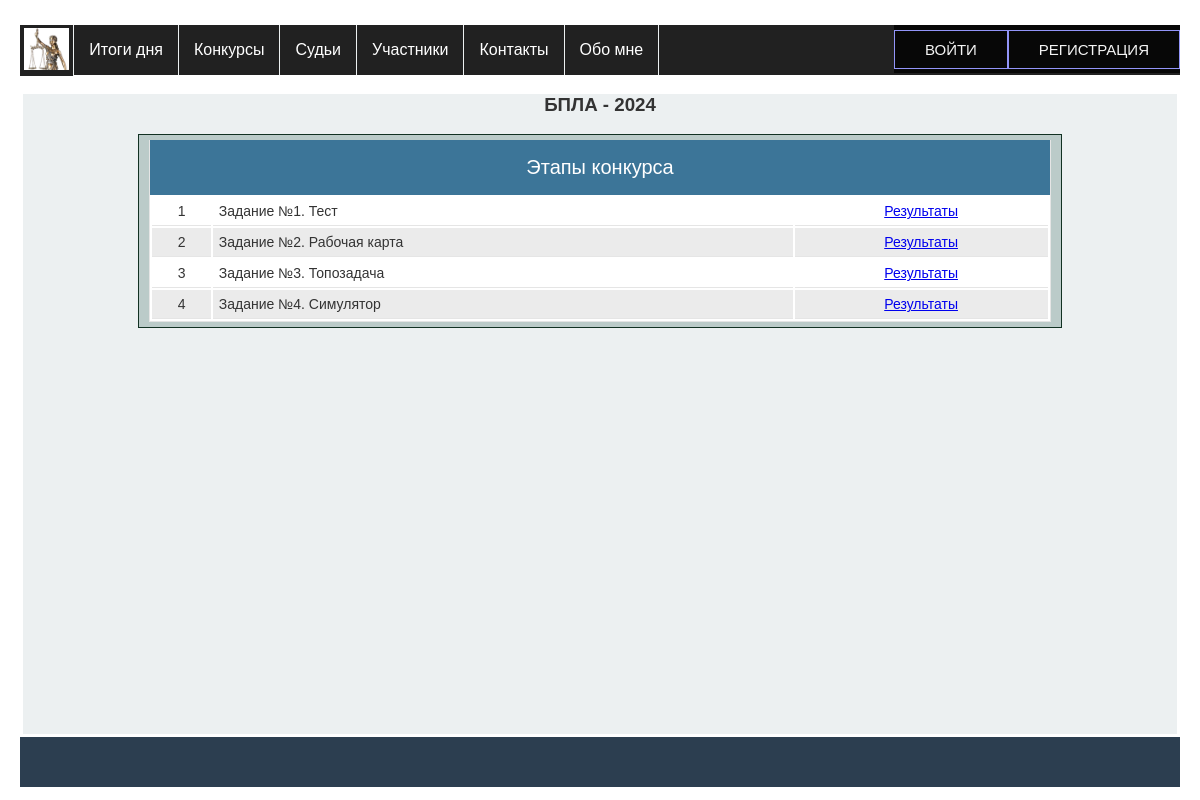
/competitions/view_competition/1/, run on the app's committed database.
### app_for_competitions/models.py (models this page shows, shortened)
class Competition(models.Model):
    class Meta:
        db_table = 'competitions'
        verbose_name = _('Конкурс')  # наименование в админке в единственном числе
        verbose_name_plural = _('Конкурсы')  # наименование в админке во множественном числе
    name = models.CharField(_('Сокращенное название'), max_length=50, unique=True)
    fullname = models.CharField(_('Полное наименование конкурса'), max_length=200,
                                default=None)
    date = models.DateField(_('Дата проведения'),
                            help_text="Дата начала")
    active = models.BooleanField(_('Активен'), default=True)

class CompetitionTask(models.Model):
    class Meta:
        db_table = 'competition_tasks'
        verbose_name = _('Этап конкурса')
        verbose_name_plural = _('Этапы конкурсов')
    name = models.CharField(max_length=50, verbose_name=_('Название этапа'))
    competition = models.ForeignKey(Competition, on_delete=models.CASCADE, verbose_name=_('Конкурс'))
    judging = models.BooleanField(default=True, verbose_name=_('Возможность судейства'))

### app_for_competitions/views.py (the view)
# urls.py: path('view_competition/<int:pk>/', view_competition, name='view_competition'),
def view_competition(request, pk):
    competition = get_object_or_404(Competition, id=pk)
    context = {'title': f"{competition.name}"}
    competition_tasks = CompetitionTask.objects.filter(competition=competition)
    context['competition_tasks'] = competition_tasks
    context['competition_id'] = pk
    context['active'] = competition.active
    return render(request, 'app_for_competitions/view_competition_tasks.html', context)

### app_for_competitions/templates/app_for_competitions/view_competition_tasks.html (shortened to what this page needs)
{% extends 'base.html' %}
{% load static %}
{% block content %}
<h3 class="center">{{ title }}</h3>
<div class="row">
    <div class="table-caption">Этапы конкурса</div>
    <table id="table">
        <tbody>
        {% for task in competition_tasks %}
        <tr>
            <td>{{ forloop.counter }}</td>
            <td style="text-align: left">{{ task.name }}</td>
            {% if active %}
            <td><a href="{% url 'view_task_result' pk=task.id pc=competition_id %}">Результаты</a></td>
            {% endif %}
        </tr>
        {% endfor %}
        </tbody>
    </table>
</div>
{%  endblock %}

### static/css/stylesheet.css (style rules this page uses)
* { box-sizing: border-box; }
.row { overflow: hidden; max-width: 80%; min-height: 2px; background-color: #bbcbc9; margin: 0 auto; border: 1px solid #123123; padding: 5px 10px; }
.center { text-align: center; }
* { -moz-box-sizing: border-box; -webkit-box-sizing: border-box; box-sizing: border-box; }
html { color: #333333; font-size: 62.5%; }
body { font: normal 16px Tahoma, Geneva, Helvetica, sans-serif; margin: 0 auto; padding: 0; min-width: 1000px; }
@media only all and (min-width: 760px) { body { padding-left: 20px; padding-right: 20px; padding-right: 2rem; padding-left: 2rem; } }
table { display: block; margin: 0; border: none; background: #fff; font-size: 14px; font-size: 1.4rem; }
@media only all and (min-width: 760px) { table { display: table; width: 100%; border: 1px solid #e5e5e5; border-top: none; } }
tbody { display: block; }
@media only all and (min-width: 760px) { tbody { display: table-row-group; } }
.table-caption { display: block; width: 100%; background: #3c7598; color: #fff; font-size: 20px; font-size: 2rem; text-align: center; height: 44px; line-height: 44px; border: none; border-bottom: 2px solid #999; }
@media only all and (min-width: 760px) { .table-caption { border: 1px solid #e5e5e5; border-top: none; border-bottom: none; height: 55px; line-height: 55px; } }
tr { position: relative; display: block; border-bottom: 1px solid #ccc; padding: 8px; padding: 0.8rem; }
tr:nth-child(even) { background: #ebebeb; }
@media only all and (min-width: 760px) { tr { display: table-row; } }
td { display: block; border: none; position: relative; text-align: left; }
@media only all and (min-width: 760px) { td, th { display: table-cell; padding: 6px; padding: 0.6rem; border-bottom: 1px solid #e5e5e5; text-align: center; } }
td:before { content: attr(data-label); display: inline-block; width: 15%; background: #999; border-radius: 6px; height: 20px; margin: 0px 10px 0px 0px; margin: 0rem 1rem 0rem 0rem; padding: 0px 5px; padding: 0rem 0.5rem; font-size: 10px; font-size: 1rem; line-height: 20px; text-align: center; color: #fff; overflow: hidden; }
@media only all and (min-width: 560px) { td:before { width: 12%; font-size: 12px; font-size: 1.2rem; } }
@media only all and (min-width: 760px) { td:before { content: ""; display: none; } }

### data on the page
Competition: name "БПЛА - 2024"
CompetitionTask: name "Задание №1. Тест"
CompetitionTask: name "Задание №2. Рабочая карта"
CompetitionTask: name "Задание №3. Топозадача"
CompetitionTask: name "Задание №4. Симулятор"
